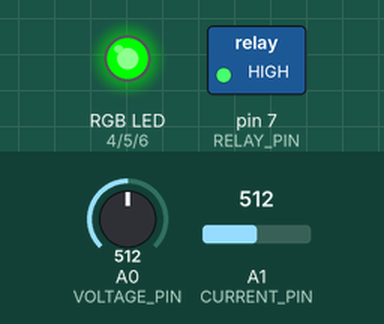
The sketch below on a simulated Arduino Uno, built with avr-gcc and run on an emulated ATmega328P. On the bench: switched loads named in the sketch (green lamp = pin HIGH), an RGB LED mixed from three pins (HIGH = lit). Inputs (shaded band) come from the test bench; at power-on: A0 (VOLTAGE_PIN) = 512, A1 (CURRENT_PIN) = 512. No radio packets arrive unless stated; what the sketch prints to the serial monitor is not drawn.

Above: at 0.2 s.
At 5.2 s:
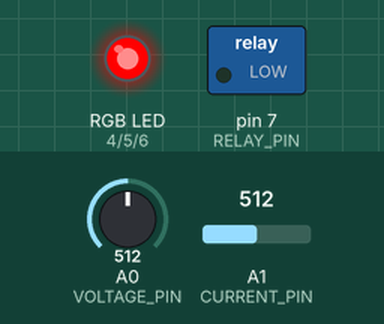
At 10.2 s:
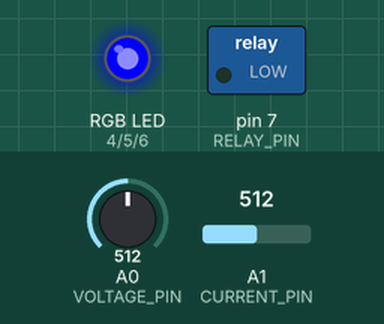
Timing chart, 0 to 11.7 s (numbered marks = the images above):
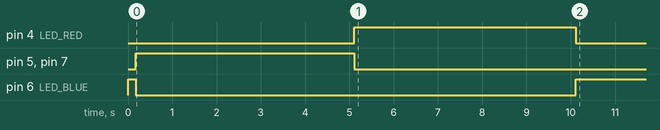

The sketch:

pole1_tx.ino
```cpp
/**
 * ============================================================
 *  PLCC Fault Detection & Isolation System — SIH 2025
 *  Module  : Phase 2 — Pole 1 Transmitter (Edge Node)
 *  Board   : Arduino Uno + LoRa SX1278 (433 MHz)
 *  Author  : Team SHIELD
 *  Version : 2.0.0
 * ============================================================
 *
 *  Role:
 *    Pole 1 is an autonomous edge node deployed at the pole
 *    site.  It:
 *      • Reads AC mains voltage via ZMPT101B sensor on A0.
 *      • Reads AC current via SCT-013 current transformer on A1.
 *      • Computes apparent power (VA) and power factor proxy.
 *      • Classifies the reading into a fault code.
 *      • Transmits a structured JSON-like payload over LoRa
 *        433 MHz to the base station (laptop_rx).
 *      • Waits for an ACK from the base station before sleeping.
 *      • Controls a local relay and tri-colour status LED to
 *        provide on-pole visual indication of fault state.
 *      • On receiving a "TRIP" command from the base station,
 *        it opens the relay to isolate the faulty section.
 *      • On receiving a "RESTORE" command, it re-closes the
 *        relay after confirming voltage is within limits.
 *
 *  LoRa Payload Format (uplink, every TX_INTERVAL_MS):
 *    {"id":"P1","v":<V>,"i":<A>,"s":<VA>,"f":"<code>","seq":<n>}
 *
 *  LoRa Command Format (downlink from base station):
 *    "TRIP"    — open relay (isolate section)
 *    "RESTORE" — re-close relay (restore section)
 *    "PING"    — heartbeat ping, respond with "PONG|P1"
 *
 *  Fault Codes:
 *    NORMAL   — Voltage 170–250 V, current within range
 *    OPEN     — Voltage < 5 V (open circuit / no source)
 *    UNDER_V  — Voltage 5–170 V (sag / brownout)
 *    OVER_V   — Voltage > 250 V (surge / over-voltage)
 *    OVER_I   — Current > I_MAX_A (overcurrent / short)
 *    NO_ACK   — Base station unreachable (LoRa link down)
 *
 *  Wiring:
 *    ZMPT101B  OUT  → A0
 *    SCT-013   OUT  → A1  (burden resistor 33Ω across A1-GND)
 *    LoRa NSS       → D10
 *    LoRa RST       → D9
 *    LoRa IRQ (DIO0)→ D2
 *    LoRa MOSI      → D11 (hardware SPI)
 *    LoRa MISO      → D12
 *    LoRa SCK       → D13
 *    Relay IN       → D7
 *    RGB Red        → D4
 *    RGB Green      → D5
 *    RGB Blue       → D6
 *
 *  Libraries:
 *    LoRa by Sandeep Mistry  (v0.8.0+)
 *    SPI (built-in)
 * ============================================================
 */

#include <SPI.h>
#include <LoRa.h>

// ─── LoRa Pin Definitions ────────────────────────────────────
#define LORA_NSS   10
#define LORA_RST    9
#define LORA_IRQ    2
#define LORA_FREQ   433E6   // 433 MHz ISM band (India)

// ─── Sensor Pins ─────────────────────────────────────────────
#define VOLTAGE_PIN  A0
#define CURRENT_PIN  A1

// ─── Actuator Pins ───────────────────────────────────────────
#define RELAY_PIN    7
#define LED_RED      4
#define LED_GREEN    5
#define LED_BLUE     6

// ─── Calibration Constants ───────────────────────────────────
const float V_CALIBRATION  = 170.5f;  // ZMPT101B scaling factor
const float I_CALIBRATION  = 30.0f;   // SCT-013-030 (30A/1V)
const int   SAMPLE_COUNT   = 500;

// ─── Fault Thresholds ────────────────────────────────────────
const float V_OPEN          =   5.0f;
const float V_UNDER         = 170.0f;
const float V_OVER          = 250.0f;
const float I_MAX_A         =  15.0f;  // Trip above 15 A

// ─── Timing ──────────────────────────────────────────────────
const unsigned long TX_INTERVAL_MS  = 5000UL;  // Send every 5 s
const unsigned long ACK_TIMEOUT_MS  = 2000UL;  // Wait 2 s for ACK

// ─── State ───────────────────────────────────────────────────
bool          relayOpen    = false;   // false = relay closed (normal)
unsigned long lastTx       = 0;
unsigned long txSeq        = 0;

// ─────────────────────────────────────────────────────────────
/** Set the RGB LED colour. Pass 0 or 1 per channel. */
void setLED(bool r, bool g, bool b) {
  digitalWrite(LED_RED,   r ? HIGH : LOW);
  digitalWrite(LED_GREEN, g ? HIGH : LOW);
  digitalWrite(LED_BLUE,  b ? HIGH : LOW);
}

/** Read AC RMS voltage from ZMPT101B. */
float readVoltage() {
  int maxV = 0, minV = 1023;
  for (int i = 0; i < SAMPLE_COUNT; i++) {
    int s = analogRead(VOLTAGE_PIN);
    if (s > maxV) maxV = s;
    if (s < minV) minV = s;
  }
  float Vpp  = (maxV - minV) * (5.0f / 1023.0f);
  float Vrms = (Vpp / 2.0f) * 0.7071f;
  return Vrms * V_CALIBRATION;
}

/** Read AC RMS current from SCT-013. */
float readCurrent() {
  int maxI = 0, minI = 1023;
  for (int i = 0; i < SAMPLE_COUNT; i++) {
    int s = analogRead(CURRENT_PIN);
    if (s > maxI) maxI = s;
    if (s < minI) minI = s;
  }
  float Vpp  = (maxI - minI) * (5.0f / 1023.0f);
  float Vrms = (Vpp / 2.0f) * 0.7071f;
  return Vrms * I_CALIBRATION;
}

/** Classify voltage + current into a fault code. */
const char* classifyFault(float v, float i) {
  if (v < V_OPEN)  return "OPEN";
  if (v < V_UNDER) return "UNDER_V";
  if (v > V_OVER)  return "OVER_V";
  if (i > I_MAX_A) return "OVER_I";
  return "NORMAL";
}

/** Build and send a LoRa uplink packet; return true if ACK received. */
bool sendAndAck(float v, float i, float s, const char* faultCode) {
  txSeq++;

  // Build payload string
  char payload[96];
  snprintf(payload, sizeof(payload),
    "{\"id\":\"P1\",\"v\":%.1f,\"i\":%.2f,\"s\":%.1f,\"f\":\"%s\",\"seq\":%lu}",
    v, i, s, faultCode, txSeq);

  LoRa.beginPacket();
  LoRa.print(payload);
  LoRa.endPacket();

  Serial.print(F("TX → "));
  Serial.println(payload);

  // Wait for ACK
  unsigned long t0 = millis();
  while (millis() - t0 < ACK_TIMEOUT_MS) {
    if (LoRa.parsePacket()) {
      String ack = LoRa.readString();
      ack.trim();
      if (ack == F("ACK") || ack.startsWith(F("ACK"))) {
        Serial.println(F("ACK received ✓"));
        return true;
      }
      // Handle downlink commands embedded in ACK
      if (ack == F("TRIP"))    { handleTrip();    return true; }
      if (ack == F("RESTORE")) { handleRestore(); return true; }
    }
  }
  Serial.println(F("ACK TIMEOUT — base station unreachable"));
  return false;
}

/** Open relay to isolate this section. */
void handleTrip() {
  relayOpen = true;
  digitalWrite(RELAY_PIN, LOW);
  setLED(1, 0, 0);  // Red
  Serial.println(F("RELAY TRIPPED — section isolated"));
}

/** Close relay to restore this section. */
void handleRestore() {
  relayOpen = false;
  digitalWrite(RELAY_PIN, HIGH);
  setLED(0, 1, 0);  // Green
  Serial.println(F("RELAY RESTORED — section energised"));
}

// ─────────────────────────────────────────────────────────────
void setup() {
  Serial.begin(9600);

  // Actuators
  pinMode(RELAY_PIN,  OUTPUT);
  pinMode(LED_RED,    OUTPUT);
  pinMode(LED_GREEN,  OUTPUT);
  pinMode(LED_BLUE,   OUTPUT);

  // Safe initial state
  digitalWrite(RELAY_PIN, LOW);
  setLED(0, 0, 1);  // Blue = initialising

  Serial.println(F("=============================================="));
  Serial.println(F(" PLCC SHIELD — Pole 1 TX Edge Node          "));
  Serial.println(F(" Phase 2 | SIH 2025 | 433 MHz LoRa          "));
  Serial.println(F("=============================================="));

  // Initialise LoRa
  LoRa.setPins(LORA_NSS, LORA_RST, LORA_IRQ);
  if (!LoRa.begin(LORA_FREQ)) {
    Serial.println(F("ERROR: LoRa init failed — check wiring!"));
    setLED(1, 0, 1);  // Magenta = LoRa error
    while (true);     // Halt
  }

  // LoRa link-layer config
  LoRa.setSpreadingFactor(9);      // SF9 for range/reliability
  LoRa.setSignalBandwidth(125E3);  // 125 kHz BW
  LoRa.setCodingRate4(5);          // 4/5 coding rate
  LoRa.enableCrc();

  Serial.println(F("LoRa OK — SF9 / 125kHz / CR4/5 / CRC ON"));

  // Close relay: start energised
  digitalWrite(RELAY_PIN, HIGH);
  setLED(0, 1, 0);  // Green = running
}

// ─────────────────────────────────────────────────────────────
void loop() {

  // ── Listen for downlink commands at any time ─────────────
  if (LoRa.parsePacket()) {
    String cmd = LoRa.readString();
    cmd.trim();
    if      (cmd == F("TRIP"))    handleTrip();
    else if (cmd == F("RESTORE")) handleRestore();
    else if (cmd == F("PING")) {
      LoRa.beginPacket();
      LoRa.print(F("PONG|P1"));
      LoRa.endPacket();
      Serial.println(F("PING → PONG sent"));
    }
  }

  // ── Periodic sensor read & uplink ────────────────────────
  if (millis() - lastTx >= TX_INTERVAL_MS) {
    lastTx = millis();

    float v    = readVoltage();
    float i    = readCurrent();
    float s    = v * i;               // apparent power (VA)
    const char* fc = classifyFault(v, i);

    // Update LED based on fault
    if      (strcmp(fc, "NORMAL")  == 0) setLED(0, 1, 0);  // Green
    else if (strcmp(fc, "OPEN")    == 0) setLED(0, 0, 1);  // Blue
    else                                 setLED(1, 0, 0);  // Red

    // Auto-trip relay on serious fault
    if ((strcmp(fc, "OVER_I") == 0 || strcmp(fc, "OPEN") == 0) && !relayOpen) {
      handleTrip();
    }

    bool ack = sendAndAck(v, i, s, fc);
    if (!ack) {
      // No ACK: LoRa link down — log but keep relay state
      Serial.println(F("WARN: No ACK from base station"));
    }
  }
}
```

Measured:
- by itself, pin 4 (LED_RED): LOW → HIGH at 5.1 s, → LOW 5.0 s later
- by itself, pin 5 (LED_GREEN), pin 7 (RELAY_PIN): HIGH → LOW at 5.1 s
- by itself, pin 6 (LED_BLUE): HIGH → LOW at 0.18 s, → HIGH 9.9 s later
